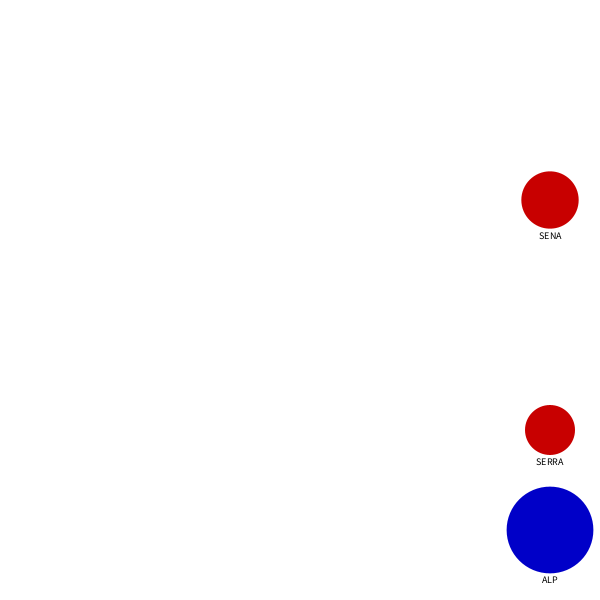
Frame 1 (no input)
Frame 60 (the mouse pressed at the canvas centre just before this capture): identical to frame 1, image omitted
Frame 120 (the mouse held since frame 60 and released just before this capture): identical to frame 1, image omitted

The Processing sketch that drew this single still picture (run headless with seeded random() and noise(); from frame 60 on, the mouse is pressed at the canvas centre):

// Processing sketch: HumanClassSketch
// ── HumanClassSketch.pde
HumanClass alpTheHuman;
HumanClass serra;
HumanClass sena;

void setup() {
  size(600, 600);
  
  alpTheHuman = new HumanClass();
  alpTheHuman.x = width - alpTheHuman.rad * 0.5;
  alpTheHuman.y = height - alpTheHuman.rad * 0.5 - 20;
  alpTheHuman.rad = 180;
  
  serra = new HumanClass();
  serra.gender = color(200,0,0);
  serra.name = "SERRA";
  serra.rad = 155;
  serra.x = alpTheHuman.x;
  serra.y = alpTheHuman.y - 100;
  
  sena = new HumanClass();
  sena.gender = serra.gender;
  sena.name = "SENA";
  sena.rad = 160;
  sena.x = serra.x;
  sena.y = 200;
}


void draw() {
  
  background(255);
  alpTheHuman.display();
  serra.display();
  sena.display();
}

// ── HumanClass.pde
class HumanClass {
  color gender = color(0, 0, 200);
  float rad = 100;
  String name = "ALP";

  float x;
  float y;

  float mappedRad;
  HumanClass() {
    x = width*0.5;
    y = height*0.5;
    
  }

  void display() {
    
    mappedRad = map(rad, 155, 189, 50, 100 );
    

    noStroke();
    fill(gender);
    circle(x, y, mappedRad);

    textSize(10);
    textAlign(CENTER);
    fill(0);

    text(name, x, y + mappedRad * 0.5 + 10);
  }
}
